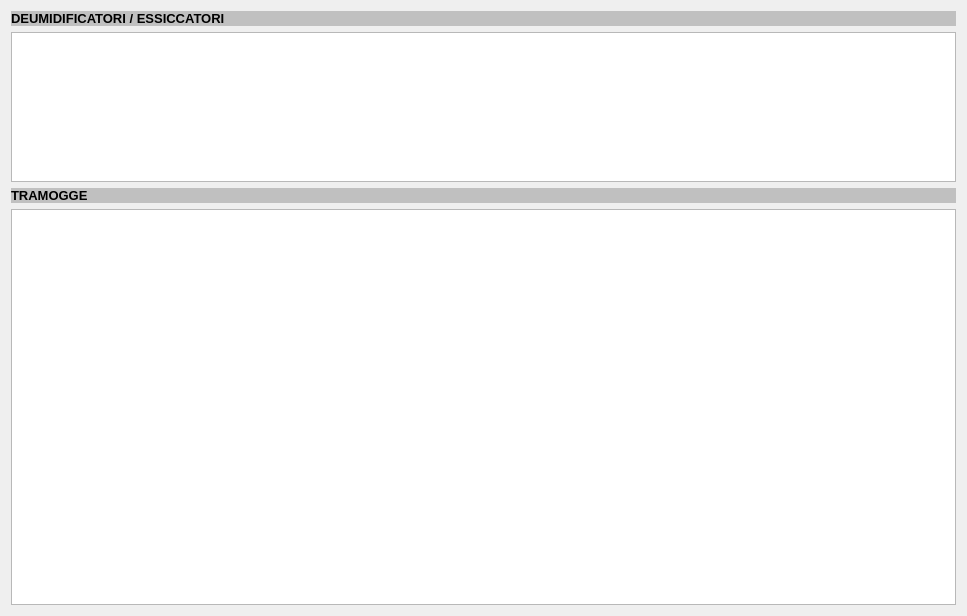
<?xml version="1.0" encoding="UTF-8"?>
<ui version="4.0">
 <class>PlantInfoWidget</class>
 <widget class="QWidget" name="PlantInfoWidget">
  <property name="geometry">
   <rect>
    <x>0</x>
    <y>0</y>
    <width>967</width>
    <height>616</height>
   </rect>
  </property>
  <property name="windowTitle">
   <string>Form</string>
  </property>
  <layout class="QVBoxLayout" name="verticalLayout">
   <item>
    <widget class="QLabel" name="label1_2">
     <property name="palette">
      <palette>
       <active>
        <colorrole role="WindowText">
         <brush brushstyle="SolidPattern">
          <color alpha="255">
           <red>0</red>
           <green>0</green>
           <blue>0</blue>
          </color>
         </brush>
        </colorrole>
        <colorrole role="Button">
         <brush brushstyle="SolidPattern">
          <color alpha="255">
           <red>192</red>
           <green>192</green>
           <blue>192</blue>
          </color>
         </brush>
        </colorrole>
        <colorrole role="Light">
         <brush brushstyle="SolidPattern">
          <color alpha="255">
           <red>255</red>
           <green>255</green>
           <blue>255</blue>
          </color>
         </brush>
        </colorrole>
        <colorrole role="Midlight">
         <brush brushstyle="SolidPattern">
          <color alpha="255">
           <red>223</red>
           <green>223</green>
           <blue>223</blue>
          </color>
         </brush>
        </colorrole>
        <colorrole role="Dark">
         <brush brushstyle="SolidPattern">
          <color alpha="255">
           <red>96</red>
           <green>96</green>
           <blue>96</blue>
          </color>
         </brush>
        </colorrole>
        <colorrole role="Mid">
         <brush brushstyle="SolidPattern">
          <color alpha="255">
           <red>128</red>
           <green>128</green>
           <blue>128</blue>
          </color>
         </brush>
        </colorrole>
        <colorrole role="Text">
         <brush brushstyle="SolidPattern">
          <color alpha="255">
           <red>0</red>
           <green>0</green>
           <blue>0</blue>
          </color>
         </brush>
        </colorrole>
        <colorrole role="BrightText">
         <brush brushstyle="SolidPattern">
          <color alpha="255">
           <red>255</red>
           <green>255</green>
           <blue>255</blue>
          </color>
         </brush>
        </colorrole>
        <colorrole role="ButtonText">
         <brush brushstyle="SolidPattern">
          <color alpha="255">
           <red>0</red>
           <green>0</green>
           <blue>0</blue>
          </color>
         </brush>
        </colorrole>
        <colorrole role="Base">
         <brush brushstyle="SolidPattern">
          <color alpha="255">
           <red>255</red>
           <green>255</green>
           <blue>255</blue>
          </color>
         </brush>
        </colorrole>
        <colorrole role="Window">
         <brush brushstyle="SolidPattern">
          <color alpha="255">
           <red>192</red>
           <green>192</green>
           <blue>192</blue>
          </color>
         </brush>
        </colorrole>
        <colorrole role="Shadow">
         <brush brushstyle="SolidPattern">
          <color alpha="255">
           <red>0</red>
           <green>0</green>
           <blue>0</blue>
          </color>
         </brush>
        </colorrole>
        <colorrole role="AlternateBase">
         <brush brushstyle="SolidPattern">
          <color alpha="255">
           <red>223</red>
           <green>223</green>
           <blue>223</blue>
          </color>
         </brush>
        </colorrole>
        <colorrole role="ToolTipBase">
         <brush brushstyle="SolidPattern">
          <color alpha="255">
           <red>255</red>
           <green>255</green>
           <blue>220</blue>
          </color>
         </brush>
        </colorrole>
        <colorrole role="ToolTipText">
         <brush brushstyle="SolidPattern">
          <color alpha="255">
           <red>0</red>
           <green>0</green>
           <blue>0</blue>
          </color>
         </brush>
        </colorrole>
       </active>
       <inactive>
        <colorrole role="WindowText">
         <brush brushstyle="SolidPattern">
          <color alpha="255">
           <red>0</red>
           <green>0</green>
           <blue>0</blue>
          </color>
         </brush>
        </colorrole>
        <colorrole role="Button">
         <brush brushstyle="SolidPattern">
          <color alpha="255">
           <red>192</red>
           <green>192</green>
           <blue>192</blue>
          </color>
         </brush>
        </colorrole>
        <colorrole role="Light">
         <brush brushstyle="SolidPattern">
          <color alpha="255">
           <red>255</red>
           <green>255</green>
           <blue>255</blue>
          </color>
         </brush>
        </colorrole>
        <colorrole role="Midlight">
         <brush brushstyle="SolidPattern">
          <color alpha="255">
           <red>223</red>
           <green>223</green>
           <blue>223</blue>
          </color>
         </brush>
        </colorrole>
        <colorrole role="Dark">
         <brush brushstyle="SolidPattern">
          <color alpha="255">
           <red>96</red>
           <green>96</green>
           <blue>96</blue>
          </color>
         </brush>
        </colorrole>
        <colorrole role="Mid">
         <brush brushstyle="SolidPattern">
          <color alpha="255">
           <red>128</red>
           <green>128</green>
           <blue>128</blue>
          </color>
         </brush>
        </colorrole>
        <colorrole role="Text">
         <brush brushstyle="SolidPattern">
          <color alpha="255">
           <red>0</red>
           <green>0</green>
           <blue>0</blue>
          </color>
         </brush>
        </colorrole>
        <colorrole role="BrightText">
         <brush brushstyle="SolidPattern">
          <color alpha="255">
           <red>255</red>
           <green>255</green>
           <blue>255</blue>
          </color>
         </brush>
        </colorrole>
        <colorrole role="ButtonText">
         <brush brushstyle="SolidPattern">
          <color alpha="255">
           <red>0</red>
           <green>0</green>
           <blue>0</blue>
          </color>
         </brush>
        </colorrole>
        <colorrole role="Base">
         <brush brushstyle="SolidPattern">
          <color alpha="255">
           <red>255</red>
           <green>255</green>
           <blue>255</blue>
          </color>
         </brush>
        </colorrole>
        <colorrole role="Window">
         <brush brushstyle="SolidPattern">
          <color alpha="255">
           <red>192</red>
           <green>192</green>
           <blue>192</blue>
          </color>
         </brush>
        </colorrole>
        <colorrole role="Shadow">
         <brush brushstyle="SolidPattern">
          <color alpha="255">
           <red>0</red>
           <green>0</green>
           <blue>0</blue>
          </color>
         </brush>
        </colorrole>
        <colorrole role="AlternateBase">
         <brush brushstyle="SolidPattern">
          <color alpha="255">
           <red>223</red>
           <green>223</green>
           <blue>223</blue>
          </color>
         </brush>
        </colorrole>
        <colorrole role="ToolTipBase">
         <brush brushstyle="SolidPattern">
          <color alpha="255">
           <red>255</red>
           <green>255</green>
           <blue>220</blue>
          </color>
         </brush>
        </colorrole>
        <colorrole role="ToolTipText">
         <brush brushstyle="SolidPattern">
          <color alpha="255">
           <red>0</red>
           <green>0</green>
           <blue>0</blue>
          </color>
         </brush>
        </colorrole>
       </inactive>
       <disabled>
        <colorrole role="WindowText">
         <brush brushstyle="SolidPattern">
          <color alpha="255">
           <red>96</red>
           <green>96</green>
           <blue>96</blue>
          </color>
         </brush>
        </colorrole>
        <colorrole role="Button">
         <brush brushstyle="SolidPattern">
          <color alpha="255">
           <red>192</red>
           <green>192</green>
           <blue>192</blue>
          </color>
         </brush>
        </colorrole>
        <colorrole role="Light">
         <brush brushstyle="SolidPattern">
          <color alpha="255">
           <red>255</red>
           <green>255</green>
           <blue>255</blue>
          </color>
         </brush>
        </colorrole>
        <colorrole role="Midlight">
         <brush brushstyle="SolidPattern">
          <color alpha="255">
           <red>223</red>
           <green>223</green>
           <blue>223</blue>
          </color>
         </brush>
        </colorrole>
        <colorrole role="Dark">
         <brush brushstyle="SolidPattern">
          <color alpha="255">
           <red>96</red>
           <green>96</green>
           <blue>96</blue>
          </color>
         </brush>
        </colorrole>
        <colorrole role="Mid">
         <brush brushstyle="SolidPattern">
          <color alpha="255">
           <red>128</red>
           <green>128</green>
           <blue>128</blue>
          </color>
         </brush>
        </colorrole>
        <colorrole role="Text">
         <brush brushstyle="SolidPattern">
          <color alpha="255">
           <red>96</red>
           <green>96</green>
           <blue>96</blue>
          </color>
         </brush>
        </colorrole>
        <colorrole role="BrightText">
         <brush brushstyle="SolidPattern">
          <color alpha="255">
           <red>255</red>
           <green>255</green>
           <blue>255</blue>
          </color>
         </brush>
        </colorrole>
        <colorrole role="ButtonText">
         <brush brushstyle="SolidPattern">
          <color alpha="255">
           <red>96</red>
           <green>96</green>
           <blue>96</blue>
          </color>
         </brush>
        </colorrole>
        <colorrole role="Base">
         <brush brushstyle="SolidPattern">
          <color alpha="255">
           <red>192</red>
           <green>192</green>
           <blue>192</blue>
          </color>
         </brush>
        </colorrole>
        <colorrole role="Window">
         <brush brushstyle="SolidPattern">
          <color alpha="255">
           <red>192</red>
           <green>192</green>
           <blue>192</blue>
          </color>
         </brush>
        </colorrole>
        <colorrole role="Shadow">
         <brush brushstyle="SolidPattern">
          <color alpha="255">
           <red>0</red>
           <green>0</green>
           <blue>0</blue>
          </color>
         </brush>
        </colorrole>
        <colorrole role="AlternateBase">
         <brush brushstyle="SolidPattern">
          <color alpha="255">
           <red>192</red>
           <green>192</green>
           <blue>192</blue>
          </color>
         </brush>
        </colorrole>
        <colorrole role="ToolTipBase">
         <brush brushstyle="SolidPattern">
          <color alpha="255">
           <red>255</red>
           <green>255</green>
           <blue>220</blue>
          </color>
         </brush>
        </colorrole>
        <colorrole role="ToolTipText">
         <brush brushstyle="SolidPattern">
          <color alpha="255">
           <red>0</red>
           <green>0</green>
           <blue>0</blue>
          </color>
         </brush>
        </colorrole>
       </disabled>
      </palette>
     </property>
     <property name="font">
      <font>
       <pointsize>10</pointsize>
       <weight>75</weight>
       <bold>true</bold>
      </font>
     </property>
     <property name="autoFillBackground">
      <bool>true</bool>
     </property>
     <property name="text">
      <string>DEUMIDIFICATORI / ESSICCATORI</string>
     </property>
    </widget>
   </item>
   <item>
    <widget class="QTableWidget" name="tableWidgetDryers">
     <property name="maximumSize">
      <size>
       <width>16777215</width>
       <height>150</height>
      </size>
     </property>
     <property name="focusPolicy">
      <enum>Qt::NoFocus</enum>
     </property>
     <property name="selectionMode">
      <enum>QAbstractItemView::SingleSelection</enum>
     </property>
     <property name="selectionBehavior">
      <enum>QAbstractItemView::SelectRows</enum>
     </property>
     <attribute name="horizontalHeaderStretchLastSection">
      <bool>true</bool>
     </attribute>
    </widget>
   </item>
   <item>
    <widget class="QLabel" name="label1_3">
     <property name="palette">
      <palette>
       <active>
        <colorrole role="WindowText">
         <brush brushstyle="SolidPattern">
          <color alpha="255">
           <red>0</red>
           <green>0</green>
           <blue>0</blue>
          </color>
         </brush>
        </colorrole>
        <colorrole role="Button">
         <brush brushstyle="SolidPattern">
          <color alpha="255">
           <red>192</red>
           <green>192</green>
           <blue>192</blue>
          </color>
         </brush>
        </colorrole>
        <colorrole role="Light">
         <brush brushstyle="SolidPattern">
          <color alpha="255">
           <red>255</red>
           <green>255</green>
           <blue>255</blue>
          </color>
         </brush>
        </colorrole>
        <colorrole role="Midlight">
         <brush brushstyle="SolidPattern">
          <color alpha="255">
           <red>223</red>
           <green>223</green>
           <blue>223</blue>
          </color>
         </brush>
        </colorrole>
        <colorrole role="Dark">
         <brush brushstyle="SolidPattern">
          <color alpha="255">
           <red>96</red>
           <green>96</green>
           <blue>96</blue>
          </color>
         </brush>
        </colorrole>
        <colorrole role="Mid">
         <brush brushstyle="SolidPattern">
          <color alpha="255">
           <red>128</red>
           <green>128</green>
           <blue>128</blue>
          </color>
         </brush>
        </colorrole>
        <colorrole role="Text">
         <brush brushstyle="SolidPattern">
          <color alpha="255">
           <red>0</red>
           <green>0</green>
           <blue>0</blue>
          </color>
         </brush>
        </colorrole>
        <colorrole role="BrightText">
         <brush brushstyle="SolidPattern">
          <color alpha="255">
           <red>255</red>
           <green>255</green>
           <blue>255</blue>
          </color>
         </brush>
        </colorrole>
        <colorrole role="ButtonText">
         <brush brushstyle="SolidPattern">
          <color alpha="255">
           <red>0</red>
           <green>0</green>
           <blue>0</blue>
          </color>
         </brush>
        </colorrole>
        <colorrole role="Base">
         <brush brushstyle="SolidPattern">
          <color alpha="255">
           <red>255</red>
           <green>255</green>
           <blue>255</blue>
          </color>
         </brush>
        </colorrole>
        <colorrole role="Window">
         <brush brushstyle="SolidPattern">
          <color alpha="255">
           <red>192</red>
           <green>192</green>
           <blue>192</blue>
          </color>
         </brush>
        </colorrole>
        <colorrole role="Shadow">
         <brush brushstyle="SolidPattern">
          <color alpha="255">
           <red>0</red>
           <green>0</green>
           <blue>0</blue>
          </color>
         </brush>
        </colorrole>
        <colorrole role="AlternateBase">
         <brush brushstyle="SolidPattern">
          <color alpha="255">
           <red>223</red>
           <green>223</green>
           <blue>223</blue>
          </color>
         </brush>
        </colorrole>
        <colorrole role="ToolTipBase">
         <brush brushstyle="SolidPattern">
          <color alpha="255">
           <red>255</red>
           <green>255</green>
           <blue>220</blue>
          </color>
         </brush>
        </colorrole>
        <colorrole role="ToolTipText">
         <brush brushstyle="SolidPattern">
          <color alpha="255">
           <red>0</red>
           <green>0</green>
           <blue>0</blue>
          </color>
         </brush>
        </colorrole>
       </active>
       <inactive>
        <colorrole role="WindowText">
         <brush brushstyle="SolidPattern">
          <color alpha="255">
           <red>0</red>
           <green>0</green>
           <blue>0</blue>
          </color>
         </brush>
        </colorrole>
        <colorrole role="Button">
         <brush brushstyle="SolidPattern">
          <color alpha="255">
           <red>192</red>
           <green>192</green>
           <blue>192</blue>
          </color>
         </brush>
        </colorrole>
        <colorrole role="Light">
         <brush brushstyle="SolidPattern">
          <color alpha="255">
           <red>255</red>
           <green>255</green>
           <blue>255</blue>
          </color>
         </brush>
        </colorrole>
        <colorrole role="Midlight">
         <brush brushstyle="SolidPattern">
          <color alpha="255">
           <red>223</red>
           <green>223</green>
           <blue>223</blue>
          </color>
         </brush>
        </colorrole>
        <colorrole role="Dark">
         <brush brushstyle="SolidPattern">
          <color alpha="255">
           <red>96</red>
           <green>96</green>
           <blue>96</blue>
          </color>
         </brush>
        </colorrole>
        <colorrole role="Mid">
         <brush brushstyle="SolidPattern">
          <color alpha="255">
           <red>128</red>
           <green>128</green>
           <blue>128</blue>
          </color>
         </brush>
        </colorrole>
        <colorrole role="Text">
         <brush brushstyle="SolidPattern">
          <color alpha="255">
           <red>0</red>
           <green>0</green>
           <blue>0</blue>
          </color>
         </brush>
        </colorrole>
        <colorrole role="BrightText">
         <brush brushstyle="SolidPattern">
          <color alpha="255">
           <red>255</red>
           <green>255</green>
           <blue>255</blue>
          </color>
         </brush>
        </colorrole>
        <colorrole role="ButtonText">
         <brush brushstyle="SolidPattern">
          <color alpha="255">
           <red>0</red>
           <green>0</green>
           <blue>0</blue>
          </color>
         </brush>
        </colorrole>
        <colorrole role="Base">
         <brush brushstyle="SolidPattern">
          <color alpha="255">
           <red>255</red>
           <green>255</green>
           <blue>255</blue>
          </color>
         </brush>
        </colorrole>
        <colorrole role="Window">
         <brush brushstyle="SolidPattern">
          <color alpha="255">
           <red>192</red>
           <green>192</green>
           <blue>192</blue>
          </color>
         </brush>
        </colorrole>
        <colorrole role="Shadow">
         <brush brushstyle="SolidPattern">
          <color alpha="255">
           <red>0</red>
           <green>0</green>
           <blue>0</blue>
          </color>
         </brush>
        </colorrole>
        <colorrole role="AlternateBase">
         <brush brushstyle="SolidPattern">
          <color alpha="255">
           <red>223</red>
           <green>223</green>
           <blue>223</blue>
          </color>
         </brush>
        </colorrole>
        <colorrole role="ToolTipBase">
         <brush brushstyle="SolidPattern">
          <color alpha="255">
           <red>255</red>
           <green>255</green>
           <blue>220</blue>
          </color>
         </brush>
        </colorrole>
        <colorrole role="ToolTipText">
         <brush brushstyle="SolidPattern">
          <color alpha="255">
           <red>0</red>
           <green>0</green>
           <blue>0</blue>
          </color>
         </brush>
        </colorrole>
       </inactive>
       <disabled>
        <colorrole role="WindowText">
         <brush brushstyle="SolidPattern">
          <color alpha="255">
           <red>96</red>
           <green>96</green>
           <blue>96</blue>
          </color>
         </brush>
        </colorrole>
        <colorrole role="Button">
         <brush brushstyle="SolidPattern">
          <color alpha="255">
           <red>192</red>
           <green>192</green>
           <blue>192</blue>
          </color>
         </brush>
        </colorrole>
        <colorrole role="Light">
         <brush brushstyle="SolidPattern">
          <color alpha="255">
           <red>255</red>
           <green>255</green>
           <blue>255</blue>
          </color>
         </brush>
        </colorrole>
        <colorrole role="Midlight">
         <brush brushstyle="SolidPattern">
          <color alpha="255">
           <red>223</red>
           <green>223</green>
           <blue>223</blue>
          </color>
         </brush>
        </colorrole>
        <colorrole role="Dark">
         <brush brushstyle="SolidPattern">
          <color alpha="255">
           <red>96</red>
           <green>96</green>
           <blue>96</blue>
          </color>
         </brush>
        </colorrole>
        <colorrole role="Mid">
         <brush brushstyle="SolidPattern">
          <color alpha="255">
           <red>128</red>
           <green>128</green>
           <blue>128</blue>
          </color>
         </brush>
        </colorrole>
        <colorrole role="Text">
         <brush brushstyle="SolidPattern">
          <color alpha="255">
           <red>96</red>
           <green>96</green>
           <blue>96</blue>
          </color>
         </brush>
        </colorrole>
        <colorrole role="BrightText">
         <brush brushstyle="SolidPattern">
          <color alpha="255">
           <red>255</red>
           <green>255</green>
           <blue>255</blue>
          </color>
         </brush>
        </colorrole>
        <colorrole role="ButtonText">
         <brush brushstyle="SolidPattern">
          <color alpha="255">
           <red>96</red>
           <green>96</green>
           <blue>96</blue>
          </color>
         </brush>
        </colorrole>
        <colorrole role="Base">
         <brush brushstyle="SolidPattern">
          <color alpha="255">
           <red>192</red>
           <green>192</green>
           <blue>192</blue>
          </color>
         </brush>
        </colorrole>
        <colorrole role="Window">
         <brush brushstyle="SolidPattern">
          <color alpha="255">
           <red>192</red>
           <green>192</green>
           <blue>192</blue>
          </color>
         </brush>
        </colorrole>
        <colorrole role="Shadow">
         <brush brushstyle="SolidPattern">
          <color alpha="255">
           <red>0</red>
           <green>0</green>
           <blue>0</blue>
          </color>
         </brush>
        </colorrole>
        <colorrole role="AlternateBase">
         <brush brushstyle="SolidPattern">
          <color alpha="255">
           <red>192</red>
           <green>192</green>
           <blue>192</blue>
          </color>
         </brush>
        </colorrole>
        <colorrole role="ToolTipBase">
         <brush brushstyle="SolidPattern">
          <color alpha="255">
           <red>255</red>
           <green>255</green>
           <blue>220</blue>
          </color>
         </brush>
        </colorrole>
        <colorrole role="ToolTipText">
         <brush brushstyle="SolidPattern">
          <color alpha="255">
           <red>0</red>
           <green>0</green>
           <blue>0</blue>
          </color>
         </brush>
        </colorrole>
       </disabled>
      </palette>
     </property>
     <property name="font">
      <font>
       <pointsize>10</pointsize>
       <weight>75</weight>
       <bold>true</bold>
      </font>
     </property>
     <property name="autoFillBackground">
      <bool>true</bool>
     </property>
     <property name="text">
      <string>TRAMOGGE</string>
     </property>
    </widget>
   </item>
   <item>
    <widget class="QTableWidget" name="tableWidgetPtus">
     <property name="focusPolicy">
      <enum>Qt::NoFocus</enum>
     </property>
     <property name="autoFillBackground">
      <bool>true</bool>
     </property>
     <property name="selectionMode">
      <enum>QAbstractItemView::SingleSelection</enum>
     </property>
     <property name="selectionBehavior">
      <enum>QAbstractItemView::SelectRows</enum>
     </property>
     <attribute name="horizontalHeaderStretchLastSection">
      <bool>true</bool>
     </attribute>
     <attribute name="verticalHeaderStretchLastSection">
      <bool>false</bool>
     </attribute>
    </widget>
   </item>
  </layout>
 </widget>
 <resources/>
 <connections/>
</ui>
